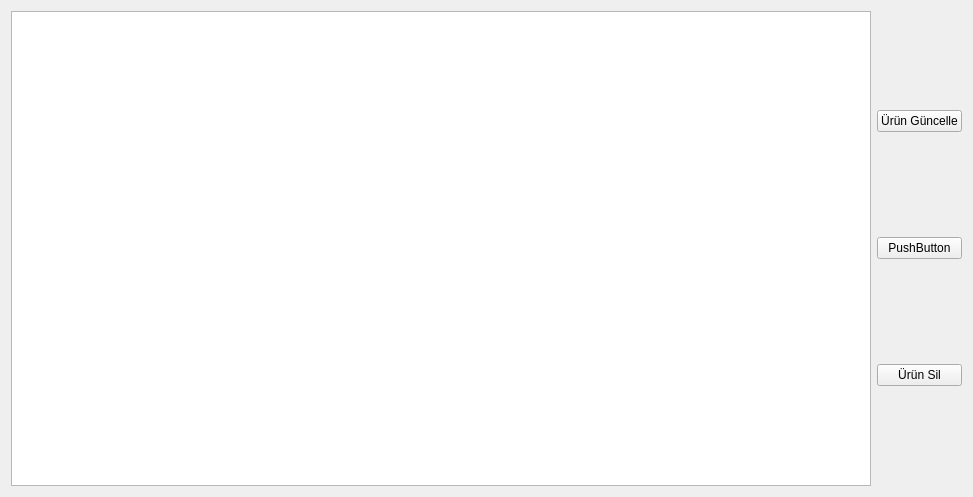
<?xml version="1.0" encoding="UTF-8"?>
<ui version="4.0">
 <class>List</class>
 <widget class="QWidget" name="List">
  <property name="geometry">
   <rect>
    <x>0</x>
    <y>0</y>
    <width>973</width>
    <height>497</height>
   </rect>
  </property>
  <property name="windowTitle">
   <string>Form</string>
  </property>
  <layout class="QHBoxLayout" name="horizontalLayout">
   <item>
    <widget class="QTableWidget" name="tableWidget">
     <property name="editTriggers">
      <set>QAbstractItemView::NoEditTriggers</set>
     </property>
     <property name="selectionMode">
      <enum>QAbstractItemView::MultiSelection</enum>
     </property>
     <property name="selectionBehavior">
      <enum>QAbstractItemView::SelectRows</enum>
     </property>
    </widget>
   </item>
   <item>
    <layout class="QVBoxLayout" name="verticalLayout">
     <item>
      <widget class="QPushButton" name="updateProductButton">
       <property name="text">
        <string>Ürün Güncelle</string>
       </property>
      </widget>
     </item>
     <item>
      <widget class="QPushButton" name="pushButton_2">
       <property name="text">
        <string>PushButton</string>
       </property>
      </widget>
     </item>
     <item>
      <widget class="QPushButton" name="deleteProductButtton">
       <property name="text">
        <string>Ürün Sil</string>
       </property>
      </widget>
     </item>
    </layout>
   </item>
  </layout>
 </widget>
 <resources/>
 <connections/>
</ui>
